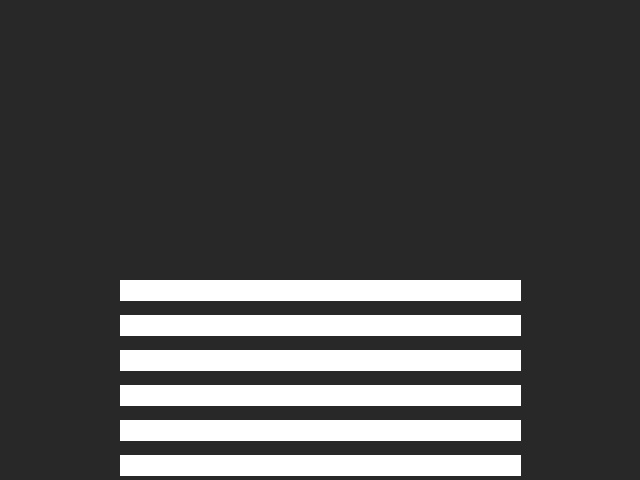
#> input picture zebra_test.jpg, 640 x 480 px
$ python -i zebra_detector.py   (imports and definitions only)
#> lines starting #> are read from the running program, lines starting #| are printed output that depends on the picture; after the words box and inside, x2 and y2 are one past the last pixel; in counts of white or black regions, pixels touching at a corner belong together
#> further down, picture is the input picture: shape (480, 640, 3); min 33, max 255, mean 75.4
"""
Zebra Crossing Detector - False-Positive Proof Implementation
Filters out chair legs, furniture, doors, and blinds using Color + Geometry checks.
"""

import cv2
import numpy as np
import math
import logging

from config import (
    ZEBRA_CANNY_LOW, ZEBRA_CANNY_HIGH, ZEBRA_RHO, ZEBRA_THETA,
    ZEBRA_HOUGH_THRESHOLD, ZEBRA_MIN_LINE_LENGTH, ZEBRA_MAX_LINE_GAP
)

# [1 line not run here, left out]

class ZebraCrossingDetector:
    def __init__(self):
        pass

    def detect(self, frame: np.ndarray):
        annotated_frame = frame.copy()
        h, w, _ = frame.shape
#> h = 480; w = 640
        is_detected = False

        try:
            # 1. REGION OF INTEREST (ROI): Only inspect lower 45% of the camera screen (the road level)
            roi_y_start = int(h * 0.55)
#> roi_y_start = 264
            roi = frame[roi_y_start:h, 0:w]
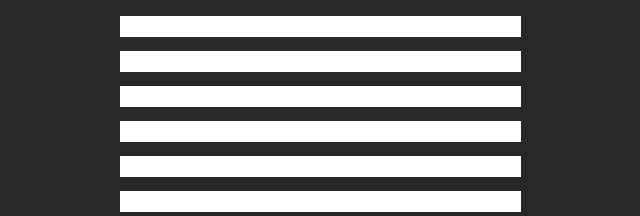
#> roi: shape (216, 640, 3); min 33, max 255, mean 118.6

            # 2. COLOR MASK: Isolate bright white pavement paint (Filters out gray/metallic shiny steel)
            hsv = cv2.cvtColor(roi, cv2.COLOR_BGR2HSV)
#> hsv: shape (216, 640, 3); mean H, S, V 0, 0, 118.6
            # High brightness (V >= 180), low saturation (S <= 50) = White paint only
            lower_white = np.array([0, 0, 180])
            upper_white = np.array([180, 50, 255])
            white_mask = cv2.inRange(hsv, lower_white, upper_white)
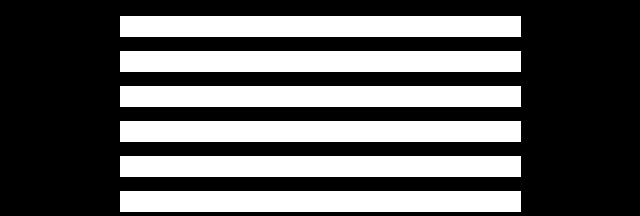
#> white_mask: shape (216, 640); 36.5% white; 6 white regions, box (x1, y1, x2, y2) and area: (120, 16, 521, 37) 8421, (120, 51, 521, 72) 8421, (120, 86, 521, 107) 8421, (120, 121, 521, 142) 8421, (120, 156, 521, 177) 8421, (120, 191, 521, 212) 8421

            # 3. EDGE DETECTION: Run edge filter strictly on white masked areas
            blur = cv2.GaussianBlur(white_mask, (5, 5), 0)
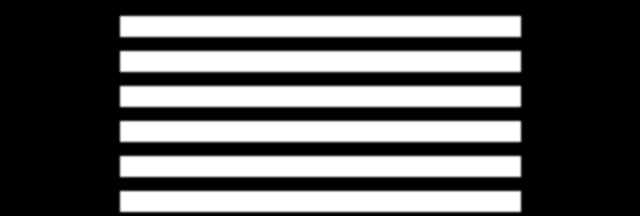
#> blur: shape (216, 640); min 0, max 255, mean 93.2
            edges = cv2.Canny(blur, 50, 150)
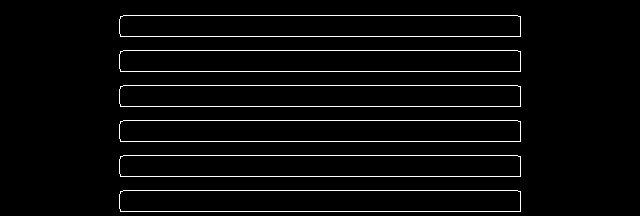
#> edges: shape (216, 640); 3.6% white in thin lines or dots, all inside (x1, y1, x2, y2) = (119, 15, 521, 212)

            # 4. HOUGH LINE TRANSFORM: Detect long continuous straight edges
            lines = cv2.HoughLinesP(
                edges,
                rho=1,
                theta=np.pi / 180,
                threshold=70,             # Requires stronger edge alignment
                minLineLength=100,        # Filters out short chair legs/bars
                maxLineGap=20
            )
#> lines = 14 rows, first 6: [123, 15, 517, 15], [120, 71, 520, 71], [123, 155, 517, 155], [123, 120, 517, 120], [120, 141, 520, 141], [120, 36, 520, 36]

            valid_horizontal_lines = []

            if lines is not None:
                for line in lines:
                    coords = np.array(line).flatten()
                    if len(coords) == 4:
                        x1, y1, x2, y2 = coords

                        # Calculate line length and angle
                        length = math.hypot(x2 - x1, y2 - y1)
                        angle = abs(math.degrees(math.atan2((y2 - y1), (x2 - x1))))

                        # GEOMETRY FILTER:
                        # Real zebra stripes cross horizontally in front of the walker (angle between -20° and +20°)
                        # Vertical lines like chair legs (60° to 120°) are rejected.
                        if (angle < 20 or angle > 160) and length > 100:
                            real_y1 = int(y1) + roi_y_start
                            real_y2 = int(y2) + roi_y_start
                            valid_horizontal_lines.append((int(x1), real_y1, int(x2), real_y2))
#> this loop made 14 passes
#> (x1, y1, x2, y2, length, angle, real_y1, real_y2) on passes 1 to 12: (123, 15, 517, 15, 394, 0, 279, 279), (120, 71, 520, 71, 400, 0, 335, 335), (123, 155, 517, 155, 394, 0, 419, 419), (123, 120, 517, 120, 394, 0, 384, 384), (120, 141, 520, 141, 400, 0, 405, 405), (120, 36, 520, 36, 400, 0, 300, 300), (120, 106, 520, 106, 400, 0, 370, 370), (120, 211, 520, 211, 400, 0, 475, 475), (123, 190, 517, 190, 394, 0, 454, 454), (120, 176, 520, 176, 400, 0, 440, 440), (123, 85, 517, 85, 394, 0, 349, 349), (123, 50, 517, 50, 394, 0, 314, 314)
#> (x1, y1, x2, y2, length, angle) on passes 13 to 14: (520, 210, 520, 16, 194, 90), (119, 208, 119, 19, 189, 90)
#> after the loop, valid_horizontal_lines = [(123, 279, 517, 279), (120, 335, 520, 335), (123, 419, 517, 419), (123, 384, 517, 384), (120, 405, 520, 405), (120, 300, 520, 300), (120, 370, 520, 370), (120, 475, 520, 475), (123, 454, 517, 454), (120, 440, 520, 440), (123, 349, 517, 349), (123, 314, 517, 314)]

            # 5. SPATIAL DENSITY CHECK: Must detect at least 4 horizontal parallel white stripes, vertically stacked
            if len(valid_horizontal_lines) >= 4:
                # Check line spacing along the vertical axis
                y_centers = sorted([ (line[1] + line[3]) // 2 for line in valid_horizontal_lines ])
#> y_centers = [279, 300, 314, 335, 349, 370, 384, 405, 419, 440, 454, 475]
                y_diffs = np.diff(y_centers)
#> y_diffs = [21, 14, 21, 14, 21, 14, 21, 14, 21, 14, 21]

                # Check for consistent spacing between stripes (10px to 80px apart)
                valid_gaps = [d for d in y_diffs if 10 <= d <= 80]
#> valid_gaps = [21, 14, 21, 14, 21, 14, 21, 14, 21, 14, 21]

                if len(valid_gaps) >= 3:
                    is_detected = True
                    for x1, y1, x2, y2 in valid_horizontal_lines:
                        cv2.line(annotated_frame, (x1, y1), (x2, y2), (255, 255, 0), 2)
#> this loop made 12 passes
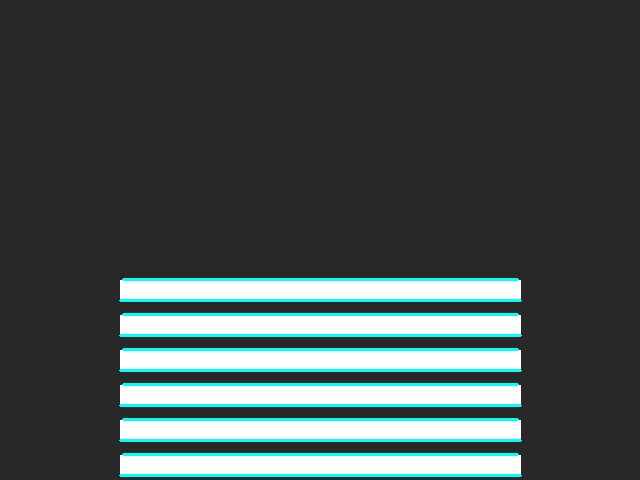
#> annotated_frame: shape (480, 640, 3); 4.67% of pixels changed, all inside (x1, y1, x2, y2) = (119, 278, 522, 477)

                    cv2.putText(
                        annotated_frame, "ZEBRA CROSSING DETECTED", (30, 40),
                        cv2.FONT_HERSHEY_SIMPLEX, 0.8, (255, 255, 0), 2
                    )
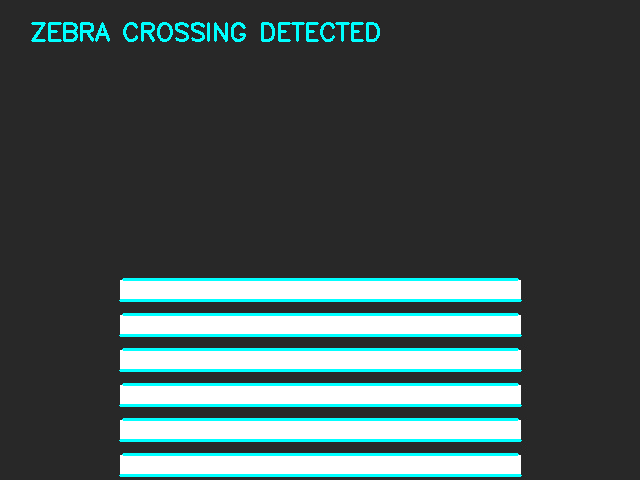
#> annotated_frame: shape (480, 640, 3); 0.91% of pixels changed, all inside (x1, y1, x2, y2) = (31, 22, 380, 42)

        except Exception as e:
            logging.error(f"Error in Zebra Crossing detection: {e}")

        return annotated_frame, is_detected

>>> import cv2
>>> picture = cv2.imread('zebra_test.jpg')
>>> result = ZebraCrossingDetector().detect(picture)
